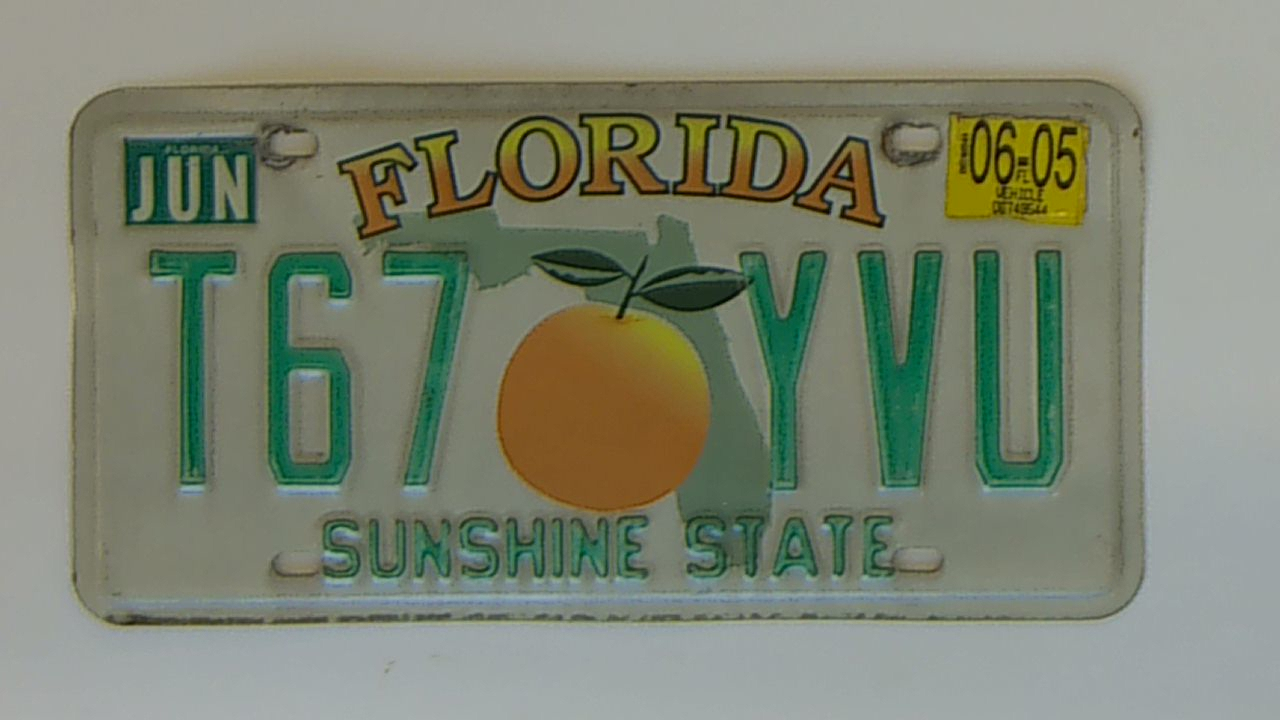
%> input picture CV_Fase1/plates/matricula1B.jpg, 1280 x 720 px; its folder holds 4 pictures in this run
$ octave TestPlateRecognition.m   (GNU Octave 9; MATLAB toolbox functions it lacks are replaced by stand-ins)
%> lines starting %> are read from the running program, lines starting %| are printed output that depends on the picture; in (x1, y1, x2, y2) boxes, pixels count from 0 and x2, y2 are one past the last pixel; in counts of white or black regions, pixels touching at a corner belong together; the program's own positions count from 1
### CV_Fase1/ReadPlate.m
function [var2] = ReadPlate(im)
    Iprops=regionprops(im,'BoundingBox','Area', 'Image');
    count = numel(Iprops);
    var2='';
    for n=1:count
        bbox = Iprops(n).BoundingBox;
        slice = imcrop(im, bbox);
        max = -1;

        chars = dir('caracteres\*.png');

        for char = chars'
            filename = strcat(pwd, strcat('\caracteres\', char.name));

            xTemp = imread(filename);

            [x, y] = size(slice);
            xTemp = imresize(xTemp, [x, y]);
            xTemp = xTemp(:, :, 1);

            rate = corr2(xTemp, slice);
            if max < rate
                max = rate;
                var1 = char.name;
            end
        end
        if max >= 0.50
            var2 = strcat(var2, var1(1));
        else
            var2 = strcat(var2, '?');
        end

    end
end

### CV_Fase1/TestPlateRecognition.m
    matricula = "matricula1B";
    im = imread("plates/"+matricula+".jpg");
%> im is the input picture: size 720x1280x3 uint8; mean R, G, B 124.3, 131.1, 113.6
    imageRed = im(:, :, 1);
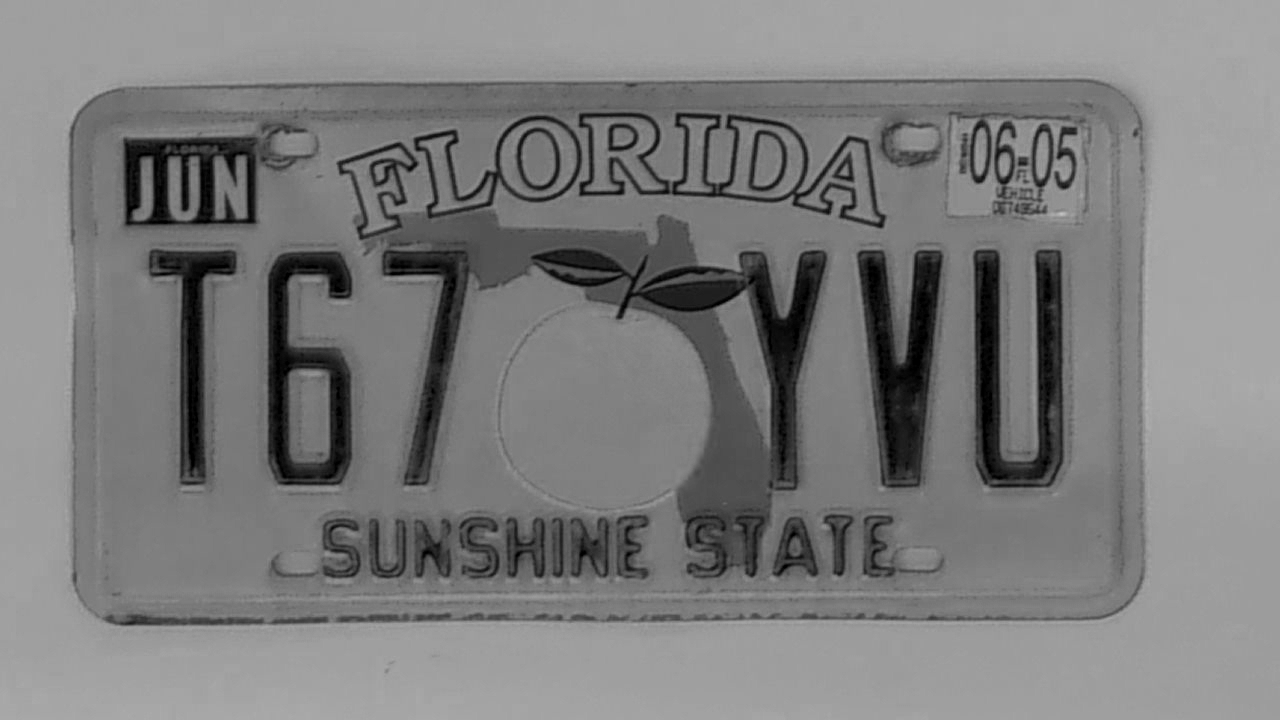
%> imageRed: size 720x1280 uint8; min 0, max 194, mean 124.3
    imageRed = wiener2(imageRed,[5 5]);
    imageGreen = im(:, :, 2);
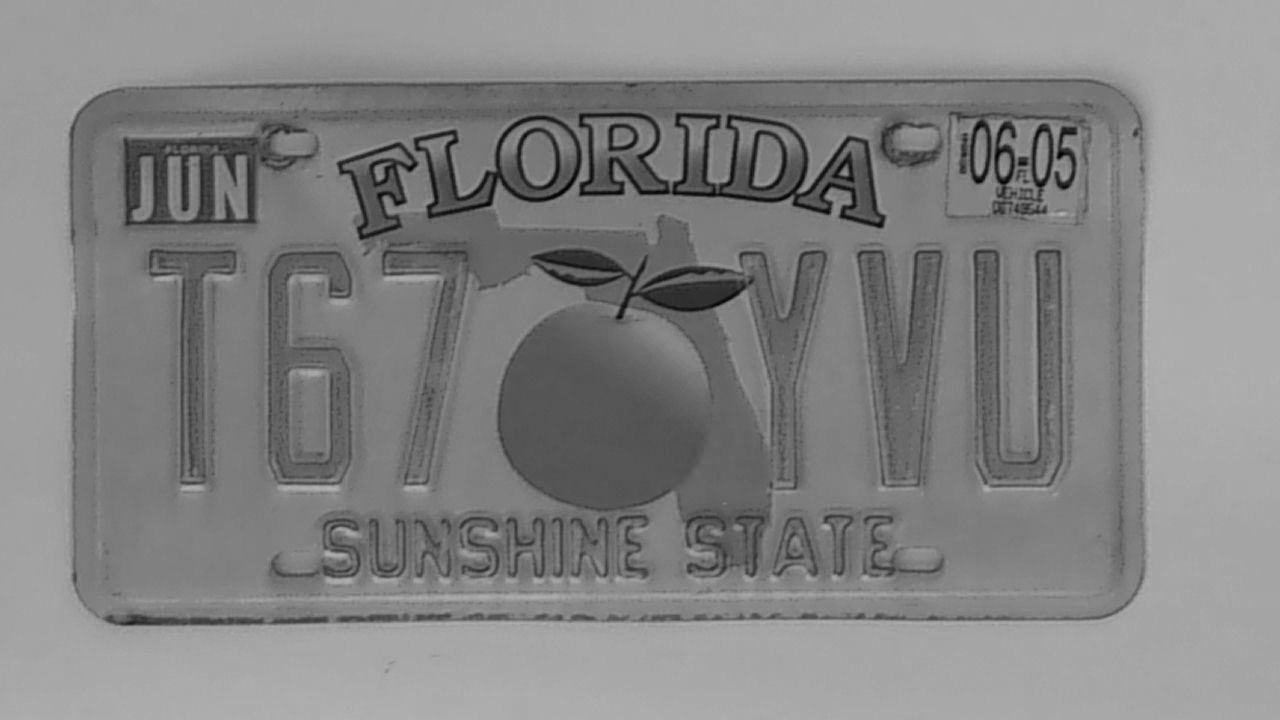
%> imageGreen: size 720x1280 uint8; min 0, max 183, mean 131.1
    imageGreen = wiener2(imageGreen,[5 5]);
    BW1 = imageGreen - imageRed;
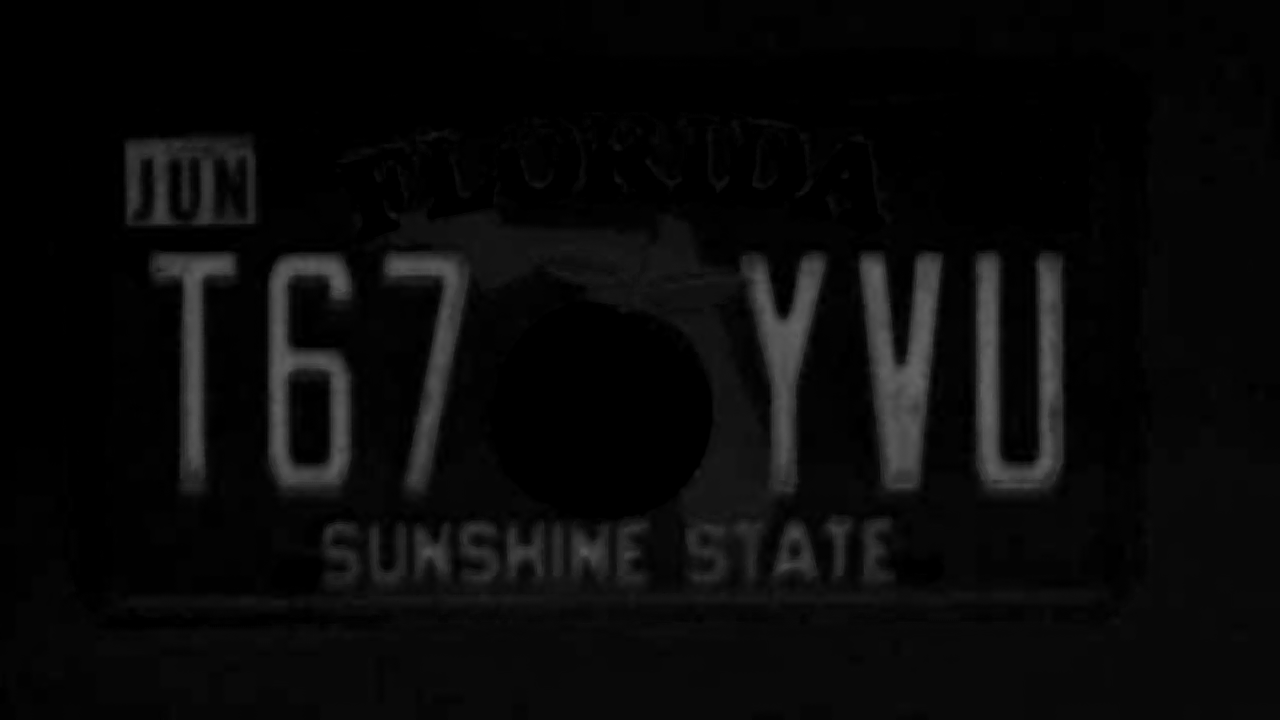
%> BW1: size 720x1280 uint8; min 0, max 100, mean 9.3
    im = imbinarize(BW1);
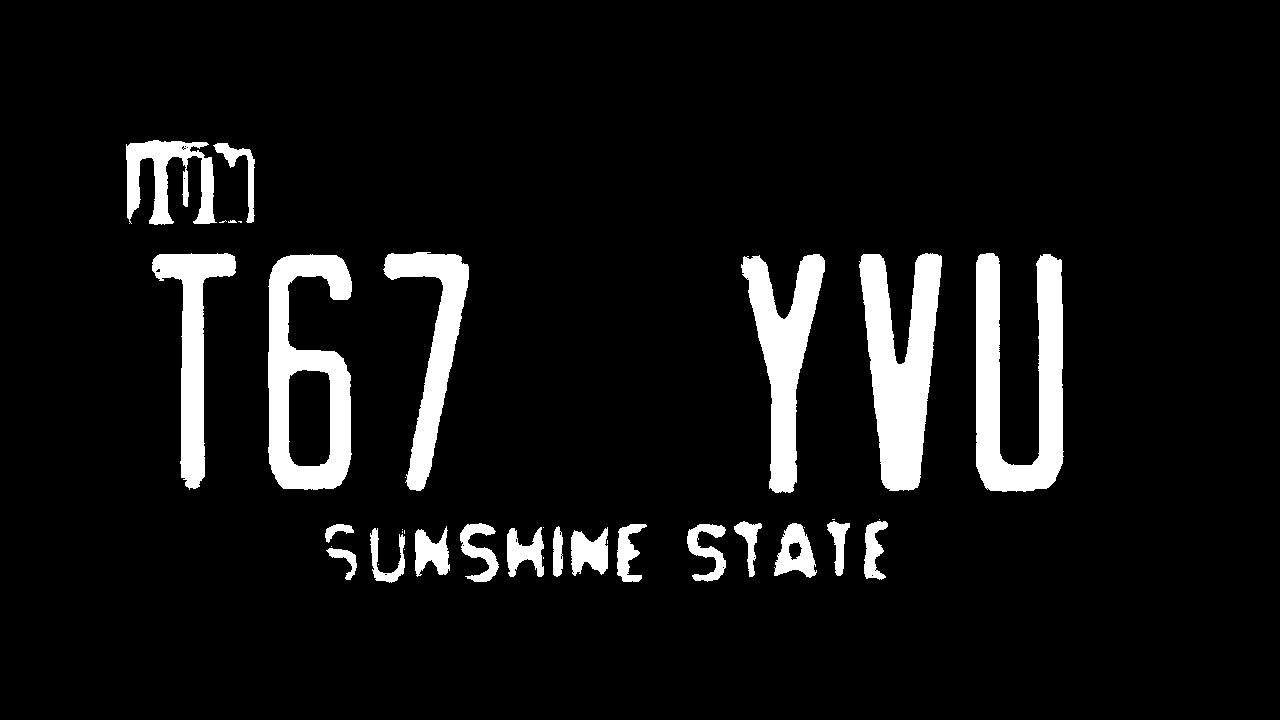
%> im: size 720x1280 logical; 7.9% white; 38 white regions (15 under 20 px), largest, box (x1, y1, x2, y2) and area: (976, 253, 1064, 492) 12069, (859, 253, 942, 491) 11757, (268, 254, 352, 490) 10702
    im = bwareaopen(im, 5500);
%> im: size 720x1280 logical; 6.1% white; 6 white regions, box (x1, y1, x2, y2) and area: (976, 253, 1064, 492) 12069, (859, 253, 942, 491) 11757, (268, 254, 352, 490) 10702, (741, 254, 825, 493) 8586, (383, 252, 469, 491) 6808, (152, 253, 236, 490) 6570
    im = imresize(im, [480 NaN]);
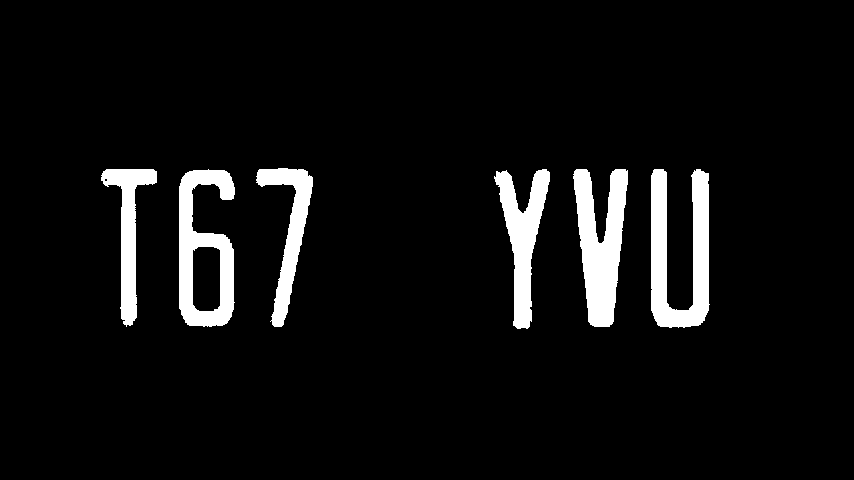
%> im: size 480x854 logical; 6.1% white; 6 white regions
    imshow(im);
    resultPlate = ReadPlate(im);
%> in ReadPlate, `Iprops=regionprops(im,'BoundingBox','Area', 'Image');`: Iprops = 6 regions; box (x1, y1, x2, y2) and Area: (651, 169, 710, 328) 5373, (573, 169, 628, 327) 5217, (179, 169, 235, 327) 4824, (494, 169, 550, 329) 3825, (256, 168, 313, 327) 3035, (101, 169, 157, 327) 2925
%> in ReadPlate, `count = numel(Iprops);`: count = 6
%> in ReadPlate, `bbox = Iprops(n).BoundingBox;`: bbox = [101.5 169.5 56 158]
%> in ReadPlate, `slice = imcrop(im, bbox);`:
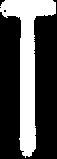
%> slice: size 159x57 logical; 32.3% white; 1 white region, box (x1, y1, x2, y2) and area: (0, 0, 56, 158) 2925
%> resultPlate = '??????'
    disp(resultPlate)
